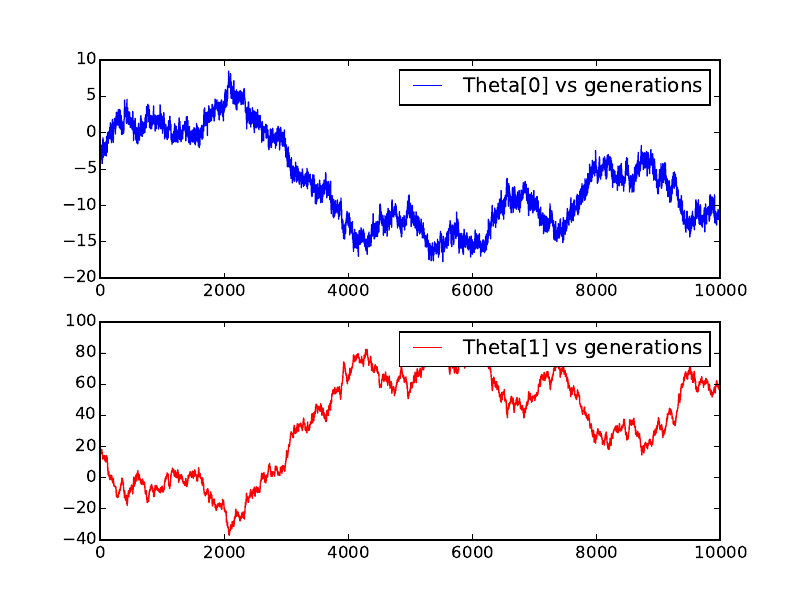

This chart was generated by the following Python code:
import math
import numpy
import matplotlib
matplotlib.use("pdf")
import matplotlib.pyplot as plt

# Read in data:
Dx = []
Dy = []
for line in open("data2.txt"):
	rows = line.split()
	Dx.append(float(rows[0]))
	Dy.append(float(rows[1]))

# Normalized vector
ndx = [1/math.sqrt(sum(p*q for p, q in zip(Dx, Dx))) * v for v in Dx]
ndy = [1/math.sqrt(sum(p*q for p, q in zip(Dy, Dy))) * v for v in Dy]

# Model
def y(x, theta):
	return theta[0] + theta[1] * x

# Chi Squared
def chi2(Dx, Dy, theta):
	s = 0.
	for i in xrange(len(Dx)):
		s += (y(Dx[i], theta) - Dy[i]) ** 2
	return s/len(Dx)
	
# Likelihood function
def P(Dx, Dy, theta):
	return -chi2(Dx, Dy, theta)
	
# Initial guess for model parameters
#theta_current = [-350., 18.]
#P_current = P(Dx, Dy, theta_current)

theta_current = [-6, 20]
P_current = P(ndx, ndy, theta_current)

chain = []
for i in xrange(20000):
	theta_proposed = [theta+numpy.random.randn() 
					for theta in theta_current]	
	P_proposed = P(ndx, ndy, theta_proposed)
	diff = P_proposed - P_current
	ratio = math.exp(P_proposed - P_current)
	r = numpy.random.rand()
	
	if ratio > r:
		theta_current = theta_proposed
		P_current = P_proposed
	#if i >= 5000: # save chain only after burn-in	
	chain.append(theta_current)

theta0 = [c[0] for c in chain]
theta1 = [c[1] for c in chain]

##Calculate average:
#theta_avg = [0., 0.]
#for theta in chain:
	#for i in xrange(2):
		#theta_avg[i] += theta[i]
#for i in xrange(2):
	#theta_avg[i] /= len(chain)
	
## Calculate model y
#My = []
#for x in Dx:
	#My.append(y(x, theta_avg))

#plt.plot(Dx, Dy, "ro")
#plt.plot(Dx, My, ".")
#print "theta average: ", theta_avg
#print "Dx: ", Dx
#print "Dy: ", Dy
#print "My: ", My

ax1 = plt.subplot(211)
plt.plot(theta0, '-b', label='Theta[0] vs generations')
plt.legend()

ax2 = plt.subplot(212, sharex=ax1)
plt.plot(theta1, '-r', label='Theta[1] vs generations')

plt.legend()
plt.savefig("mcmc.pdf")
